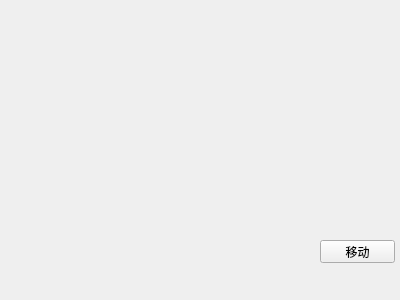
<?xml version="1.0" encoding="UTF-8"?>
<ui version="4.0">
    <class>Widget</class>
    <widget class="QWidget" name="Widget">
        <property name="geometry">
            <rect>
                <x>0</x>
                <y>0</y>
                <width>400</width>
                <height>300</height>
            </rect>
        </property>
        <property name="windowTitle">
            <string>Widget</string>
        </property>
        <widget class="QPushButton" name="pushButton">
            <property name="geometry">
                <rect>
                    <x>320</x>
                    <y>240</y>
                    <width>75</width>
                    <height>23</height>
                </rect>
            </property>
            <property name="text">
                <string>移动</string>
            </property>
        </widget>
    </widget>
    <layoutdefault spacing="6" margin="11"/>
    <resources/>
    <connections/>
</ui>
